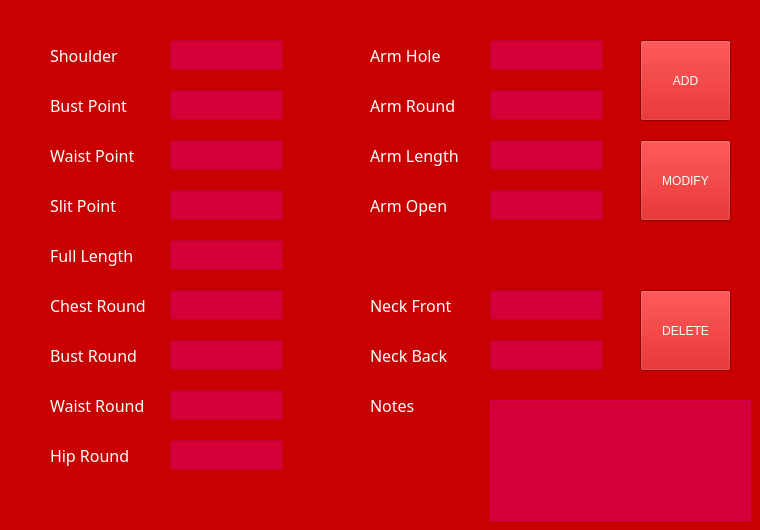
    <widget class="QWidget" name="tab_2">
     <property name="styleSheet">
      <string notr="true">background-color: rgb(200, 0, 0);</string>
     </property>
     <attribute name="title">
      <string>Top (Kurthi/ Gown)</string>
     </attribute>
     <widget class="QLineEdit" name="lineEdit13">
      <property name="geometry">
       <rect>
        <x>490</x>
        <y>190</y>
        <width>113</width>
        <height>30</height>
       </rect>
      </property>
      <property name="font">
       <font>
        <family>Bold Arial</family>
        <pointsize>12</pointsize>
        <weight>9</weight>
        <italic>false</italic>
        <bold>false</bold>
       </font>
      </property>
      <property name="styleSheet">
       <string notr="true">background-color: rgba(255, 0, 255, 55);

font: 75 12pt &quot;Bold&quot; &quot;Arial&quot; ;color:rgb(255, 255, 255)</string>
      </property>
      <property name="text">
       <string/>
      </property>
     </widget>
     <widget class="QLabel" name="label_12">
      <property name="geometry">
       <rect>
        <x>370</x>
        <y>190</y>
        <width>121</width>
        <height>30</height>
       </rect>
      </property>
      <property name="font">
       <font>
        <family>Bold Arial</family>
        <pointsize>12</pointsize>
        <weight>9</weight>
        <italic>false</italic>
        <bold>false</bold>
       </font>
      </property>
      <property name="styleSheet">
       <string notr="true">background-color: rgba(0, 0, 0, 0);

font: 75 12pt &quot;Bold&quot; &quot;Arial&quot;;color:rgb(255, 255, 255)</string>
      </property>
      <property name="text">
       <string>Arm Open</string>
      </property>
     </widget>
     <widget class="QLineEdit" name="lineEdit6">
      <property name="geometry">
       <rect>
        <x>170</x>
        <y>290</y>
        <width>113</width>
        <height>30</height>
       </rect>
      </property>
      <property name="font">
       <font>
        <family>Bold Arial</family>
        <pointsize>12</pointsize>
        <weight>9</weight>
        <italic>false</italic>
        <bold>false</bold>
       </font>
      </property>
      <property name="styleSheet">
       <string notr="true">background-color: rgba(255, 0, 255, 55);

font: 75 12pt &quot;Bold&quot; &quot;Arial&quot; ;color:rgb(255, 255, 255)</string>
      </property>
      <property name="text">
       <string/>
      </property>
     </widget>
     <widget class="QLineEdit" name="lineEdit5">
      <property name="geometry">
       <rect>
        <x>170</x>
        <y>240</y>
        <width>113</width>
        <height>30</height>
       </rect>
      </property>
      <property name="font">
       <font>
        <family>Bold Arial</family>
        <pointsize>12</pointsize>
        <weight>9</weight>
        <italic>false</italic>
        <bold>false</bold>
       </font>
      </property>
      <property name="styleSheet">
       <string notr="true">background-color: rgba(255, 0, 255, 55);

font: 75 12pt &quot;Bold&quot; &quot;Arial&quot; ;color:rgb(255, 255, 255)</string>
      </property>
      <property name="text">
       <string/>
      </property>
     </widget>
     <widget class="QLineEdit" name="lineEdit1">
      <property name="geometry">
       <rect>
        <x>170</x>
        <y>40</y>
        <width>113</width>
        <height>30</height>
       </rect>
      </property>
      <property name="font">
       <font>
        <family>Bold Arial</family>
        <pointsize>12</pointsize>
        <weight>9</weight>
        <italic>false</italic>
        <bold>false</bold>
       </font>
      </property>
      <property name="styleSheet">
       <string notr="true">background-color: rgba(255, 0, 255, 55);

font: 75 12pt &quot;Bold&quot; &quot;Arial&quot; ;color:rgb(255, 255, 255)</string>
      </property>
      <property name="text">
       <string/>
      </property>
     </widget>
     <widget class="QLineEdit" name="lineEdit15">
      <property name="geometry">
       <rect>
        <x>490</x>
        <y>340</y>
        <width>113</width>
        <height>30</height>
       </rect>
      </property>
      <property name="font">
       <font>
        <family>Bold Arial</family>
        <pointsize>12</pointsize>
        <weight>9</weight>
        <italic>false</italic>
        <bold>false</bold>
       </font>
      </property>
      <property name="styleSheet">
       <string notr="true">background-color: rgba(255, 0, 255, 55);

font: 75 12pt &quot;Bold&quot; &quot;Arial&quot; ;color:rgb(255, 255, 255)</string>
      </property>
      <property name="text">
       <string/>
      </property>
     </widget>
     <widget class="QLabel" name="label_9">
      <property name="geometry">
       <rect>
        <x>50</x>
        <y>440</y>
        <width>121</width>
        <height>30</height>
       </rect>
      </property>
      <property name="font">
       <font>
        <family>Bold Arial</family>
        <pointsize>12</pointsize>
        <weight>9</weight>
        <italic>false</italic>
        <bold>false</bold>
       </font>
      </property>
      <property name="styleSheet">
       <string notr="true">background-color: rgba(0, 0, 0, 0);

font: 75 12pt &quot;Bold&quot; &quot;Arial&quot;;color:rgb(255, 255, 255)</string>
      </property>
      <property name="text">
       <string>Hip Round</string>
      </property>
     </widget>
     <widget class="QLabel" name="label_7">
      <property name="geometry">
       <rect>
        <x>50</x>
        <y>390</y>
        <width>121</width>
        <height>30</height>
       </rect>
      </property>
      <property name="font">
       <font>
        <family>Bold Arial</family>
        <pointsize>12</pointsize>
        <weight>9</weight>
        <italic>false</italic>
        <bold>false</bold>
       </font>
      </property>
      <property name="styleSheet">
       <string notr="true">background-color: rgba(0, 0, 0, 0);

font: 75 12pt &quot;Bold&quot; &quot;Arial&quot;;color:rgb(255, 255, 255)</string>
      </property>
      <property name="text">
       <string>Waist Round</string>
      </property>
     </widget>
     <widget class="QLineEdit" name="lineEdit2">
      <property name="geometry">
       <rect>
        <x>170</x>
        <y>90</y>
        <width>113</width>
        <height>30</height>
       </rect>
      </property>
      <property name="font">
       <font>
        <family>Bold Arial</family>
        <pointsize>12</pointsize>
        <weight>9</weight>
        <italic>false</italic>
        <bold>false</bold>
       </font>
      </property>
      <property name="styleSheet">
       <string notr="true">background-color: rgba(255, 0, 255, 55);

font: 75 12pt &quot;Bold&quot; &quot;Arial&quot; ;color:rgb(255, 255, 255)</string>
      </property>
      <property name="text">
       <string/>
      </property>
     </widget>
     <widget class="QLabel" name="label_5">
      <property name="geometry">
       <rect>
        <x>50</x>
        <y>340</y>
        <width>121</width>
        <height>30</height>
       </rect>
      </property>
      <property name="font">
       <font>
        <family>Bold Arial</family>
        <pointsize>12</pointsize>
        <weight>9</weight>
        <italic>false</italic>
        <bold>false</bold>
       </font>
      </property>
      <property name="styleSheet">
       <string notr="true">background-color: rgba(0, 0, 0, 0);

font: 75 12pt &quot;Bold&quot; &quot;Arial&quot;;color:rgb(255, 255, 255)</string>
      </property>
      <property name="text">
       <string>Bust Round</string>
      </property>
     </widget>
     <widget class="QLineEdit" name="lineEdit10">
      <property name="geometry">
       <rect>
        <x>490</x>
        <y>40</y>
        <width>113</width>
        <height>30</height>
       </rect>
      </property>
      <property name="font">
       <font>
        <family>Bold Arial</family>
        <pointsize>12</pointsize>
        <weight>9</weight>
        <italic>false</italic>
        <bold>false</bold>
       </font>
      </property>
      <property name="styleSheet">
       <string notr="true">background-color: rgba(255, 0, 255, 55);

font: 75 12pt &quot;Bold&quot; &quot;Arial&quot; ;color:rgb(255, 255, 255)</string>
      </property>
      <property name="text">
       <string/>
      </property>
     </widget>
     <widget class="QTextEdit" name="textEdit">
      <property name="geometry">
       <rect>
        <x>490</x>
        <y>400</y>
        <width>261</width>
        <height>121</height>
       </rect>
      </property>
      <property name="styleSheet">
       <string notr="true">background-color: rgba(255, 0, 255, 55);

font: 75 12pt &quot;Bold&quot; &quot;Arial&quot; ;color:rgb(255, 255, 255)</string>
      </property>
     </widget>
     <widget class="QLineEdit" name="lineEdit14">
      <property name="geometry">
       <rect>
        <x>490</x>
        <y>290</y>
        <width>113</width>
        <height>30</height>
       </rect>
      </property>
      <property name="font">
       <font>
        <family>Bold Arial</family>
        <pointsize>12</pointsize>
        <weight>9</weight>
        <italic>false</italic>
        <bold>false</bold>
       </font>
      </property>
      <property name="styleSheet">
       <string notr="true">background-color: rgba(255, 0, 255, 55);

font: 75 12pt &quot;Bold&quot; &quot;Arial&quot; ;color:rgb(255, 255, 255)</string>
      </property>
      <property name="text">
       <string/>
      </property>
     </widget>
     <widget class="QLabel" name="label_2">
      <property name="geometry">
       <rect>
        <x>50</x>
        <y>40</y>
        <width>121</width>
        <height>30</height>
       </rect>
      </property>
      <property name="font">
       <font>
        <family>Bold Arial</family>
        <pointsize>12</pointsize>
        <weight>9</weight>
        <italic>false</italic>
        <bold>false</bold>
       </font>
      </property>
      <property name="styleSheet">
       <string notr="true">background-color: rgba(0, 0, 0, 0);

font: 75 12pt &quot;Bold&quot; &quot;Arial&quot;;color:rgb(255, 255, 255)</string>
      </property>
      <property name="text">
       <string>Shoulder</string>
      </property>
     </widget>
     <widget class="QLabel" name="label_3">
      <property name="geometry">
       <rect>
        <x>50</x>
        <y>190</y>
        <width>121</width>
        <height>30</height>
       </rect>
      </property>
      <property name="font">
       <font>
        <family>Bold Arial</family>
        <pointsize>12</pointsize>
        <weight>9</weight>
        <italic>false</italic>
        <bold>false</bold>
       </font>
      </property>
      <property name="styleSheet">
       <string notr="true">background-color: rgba(0, 0, 0, 0);

font: 75 12pt &quot;Bold&quot; &quot;Arial&quot;;color:rgb(255, 255, 255)</string>
      </property>
      <property name="text">
       <string>Slit Point</string>
      </property>
     </widget>
     <widget class="QLineEdit" name="lineEdit3">
      <property name="geometry">
       <rect>
        <x>170</x>
        <y>140</y>
        <width>113</width>
        <height>30</height>
       </rect>
      </property>
      <property name="font">
       <font>
        <family>Bold Arial</family>
        <pointsize>12</pointsize>
        <weight>9</weight>
        <italic>false</italic>
        <bold>false</bold>
       </font>
      </property>
      <property name="styleSheet">
       <string notr="true">background-color: rgba(255, 0, 255, 55);

font: 75 12pt &quot;Bold&quot; &quot;Arial&quot; ;color:rgb(255, 255, 255)</string>
      </property>
      <property name="text">
       <string/>
      </property>
     </widget>
     <widget class="QLabel" name="label_4">
      <property name="geometry">
       <rect>
        <x>50</x>
        <y>140</y>
        <width>121</width>
        <height>30</height>
       </rect>
      </property>
      <property name="font">
       <font>
        <family>Bold Arial</family>
        <pointsize>12</pointsize>
        <weight>9</weight>
        <italic>false</italic>
        <bold>false</bold>
       </font>
      </property>
      <property name="styleSheet">
       <string notr="true">background-color: rgba(0, 0, 0, 0);

font: 75 12pt &quot;Bold&quot; &quot;Arial&quot;;color:rgb(255, 255, 255)</string>
      </property>
      <property name="text">
       <string>Waist Point</string>
      </property>
     </widget>
     <widget class="QLineEdit" name="lineEdit7">
      <property name="geometry">
       <rect>
        <x>170</x>
        <y>340</y>
        <width>113</width>
        <height>30</height>
       </rect>
      </property>
      <property name="font">
       <font>
        <family>Bold Arial</family>
        <pointsize>12</pointsize>
        <weight>9</weight>
        <italic>false</italic>
        <bold>false</bold>
       </font>
      </property>
      <property name="styleSheet">
       <string notr="true">background-color: rgba(255, 0, 255, 55);

font: 75 12pt &quot;Bold&quot; &quot;Arial&quot; ;color:rgb(255, 255, 255)</string>
      </property>
      <property name="text">
       <string/>
      </property>
     </widget>
     <widget class="QLineEdit" name="lineEdit4">
      <property name="geometry">
       <rect>
        <x>170</x>
        <y>190</y>
        <width>113</width>
        <height>30</height>
       </rect>
      </property>
      <property name="font">
       <font>
        <family>Bold Arial</family>
        <pointsize>12</pointsize>
        <weight>9</weight>
        <italic>false</italic>
        <bold>false</bold>
       </font>
      </property>
      <property name="styleSheet">
       <string notr="true">background-color: rgba(255, 0, 255, 55);

font: 75 12pt &quot;Bold&quot; &quot;Arial&quot; ;color:rgb(255, 255, 255)</string>
      </property>
      <property name="text">
       <string/>
      </property>
     </widget>
     <widget class="QLabel" name="label_8">
      <property name="geometry">
       <rect>
        <x>50</x>
        <y>240</y>
        <width>121</width>
        <height>30</height>
       </rect>
      </property>
      <property name="font">
       <font>
        <family>Bold Arial</family>
        <pointsize>12</pointsize>
        <weight>9</weight>
        <italic>false</italic>
        <bold>false</bold>
       </font>
      </property>
      <property name="styleSheet">
       <string notr="true">background-color: rgba(0, 0, 0, 0);

font: 75 12pt &quot;Bold&quot; &quot;Arial&quot;;color:rgb(255, 255, 255)</string>
      </property>
      <property name="text">
       <string>Full Length</string>
      </property>
     </widget>
     <widget class="QLineEdit" name="lineEdit9">
      <property name="geometry">
       <rect>
        <x>170</x>
        <y>440</y>
        <width>113</width>
        <height>30</height>
       </rect>
      </property>
      <property name="font">
       <font>
        <family>Bold Arial</family>
        <pointsize>12</pointsize>
        <weight>9</weight>
        <italic>false</italic>
        <bold>false</bold>
       </font>
      </property>
      <property name="styleSheet">
       <string notr="true">background-color: rgba(255, 0, 255, 55);

font: 75 12pt &quot;Bold&quot; &quot;Arial&quot; ;color:rgb(255, 255, 255)</string>
      </property>
      <property name="text">
       <string/>
      </property>
     </widget>
     <widget class="QLabel" name="label_6">
      <property name="geometry">
       <rect>
        <x>50</x>
        <y>290</y>
        <width>121</width>
        <height>30</height>
       </rect>
      </property>
      <property name="font">
       <font>
        <family>Bold Arial</family>
        <pointsize>12</pointsize>
        <weight>9</weight>
        <italic>false</italic>
        <bold>false</bold>
       </font>
      </property>
      <property name="styleSheet">
       <string notr="true">background-color: rgba(0, 0, 0, 0);

font: 75 12pt &quot;Bold&quot; &quot;Arial&quot;;color:rgb(255, 255, 255)</string>
      </property>
      <property name="text">
       <string>Chest Round</string>
      </property>
     </widget>
     <widget class="QLineEdit" name="lineEdit8">
      <property name="geometry">
       <rect>
        <x>170</x>
        <y>390</y>
        <width>113</width>
        <height>30</height>
       </rect>
      </property>
      <property name="font">
       <font>
        <family>Bold Arial</family>
        <pointsize>12</pointsize>
        <weight>9</weight>
        <italic>false</italic>
        <bold>false</bold>
       </font>
      </property>
      <property name="styleSheet">
       <string notr="true">background-color: rgba(255, 0, 255, 55);

font: 75 12pt &quot;Bold&quot; &quot;Arial&quot; ;color:rgb(255, 255, 255)</string>
      </property>
      <property name="text">
       <string/>
      </property>
     </widget>
     <widget class="QLabel" name="label_10">
      <property name="geometry">
       <rect>
        <x>50</x>
        <y>90</y>
        <width>121</width>
        <height>30</height>
       </rect>
      </property>
      <property name="font">
       <font>
        <family>Bold Arial</family>
        <pointsize>12</pointsize>
        <weight>9</weight>
        <italic>false</italic>
        <bold>false</bold>
       </font>
      </property>
      <property name="styleSheet">
       <string notr="true">background-color: rgba(0, 0, 0, 0);

font: 75 12pt &quot;Bold&quot; &quot;Arial&quot;;color:rgb(255, 255, 255)</string>
      </property>
      <property name="text">
       <string>Bust Point</string>
      </property>
     </widget>
     <widget class="QLabel" name="label_11">
      <property name="geometry">
       <rect>
        <x>370</x>
        <y>140</y>
        <width>121</width>
        <height>30</height>
       </rect>
      </property>
      <property name="font">
       <font>
        <family>Bold Arial</family>
        <pointsize>12</pointsize>
        <weight>9</weight>
        <italic>false</italic>
        <bold>false</bold>
       </font>
      </property>
      <property name="styleSheet">
       <string notr="true">background-color: rgba(0, 0, 0, 0);

font: 75 12pt &quot;Bold&quot; &quot;Arial&quot;;color:rgb(255, 255, 255)</string>
      </property>
      <property name="text">
       <string>Arm Length</string>
      </property>
     </widget>
     <widget class="QLineEdit" name="lineEdit11">
      <property name="geometry">
       <rect>
        <x>490</x>
        <y>90</y>
        <width>113</width>
        <height>30</height>
       </rect>
      </property>
      <property name="font">
       <font>
        <family>Bold Arial</family>
        <pointsize>12</pointsize>
        <weight>9</weight>
        <italic>false</italic>
        <bold>false</bold>
       </font>
      </property>
      <property name="styleSheet">
       <string notr="true">background-color: rgba(255, 0, 255, 55);

font: 75 12pt &quot;Bold&quot; &quot;Arial&quot; ;color:rgb(255, 255, 255)</string>
      </property>
      <property name="text">
       <string/>
      </property>
     </widget>
     <widget class="QLabel" name="label_14">
      <property name="geometry">
       <rect>
        <x>370</x>
        <y>290</y>
        <width>121</width>
        <height>30</height>
       </rect>
      </property>
      <property name="font">
       <font>
        <family>Bold Arial</family>
        <pointsize>12</pointsize>
        <weight>9</weight>
        <italic>false</italic>
        <bold>false</bold>
       </font>
      </property>
      <property name="styleSheet">
       <string notr="true">background-color: rgba(0, 0, 0, 0);

font: 75 12pt &quot;Bold&quot; &quot;Arial&quot;;color:rgb(255, 255, 255)</string>
      </property>
      <property name="text">
       <string>Neck Front</string>
      </property>
     </widget>
     <widget class="QLabel" name="label_15">
      <property name="geometry">
       <rect>
        <x>370</x>
        <y>340</y>
        <width>121</width>
        <height>30</height>
       </rect>
      </property>
      <property name="font">
       <font>
        <family>Bold Arial</family>
        <pointsize>12</pointsize>
        <weight>9</weight>
        <italic>false</italic>
        <bold>false</bold>
       </font>
      </property>
      <property name="styleSheet">
       <string notr="true">background-color: rgba(0, 0, 0, 0);

font: 75 12pt &quot;Bold&quot; &quot;Arial&quot;;color:rgb(255, 255, 255)</string>
      </property>
      <property name="text">
       <string>Neck Back</string>
      </property>
     </widget>
     <widget class="QLineEdit" name="lineEdit12">
      <property name="geometry">
       <rect>
        <x>490</x>
        <y>140</y>
        <width>113</width>
        <height>30</height>
       </rect>
      </property>
      <property name="font">
       <font>
        <family>Bold Arial</family>
        <pointsize>12</pointsize>
        <weight>9</weight>
        <italic>false</italic>
        <bold>false</bold>
       </font>
      </property>
      <property name="styleSheet">
       <string notr="true">background-color: rgba(255, 0, 255, 55);

font: 75 12pt &quot;Bold&quot; &quot;Arial&quot; ;color:rgb(255, 255, 255)</string>
      </property>
      <property name="text">
       <string/>
      </property>
     </widget>
     <widget class="QLabel" name="label_17">
      <property name="geometry">
       <rect>
        <x>370</x>
        <y>390</y>
        <width>121</width>
        <height>30</height>
       </rect>
      </property>
      <property name="font">
       <font>
        <family>Bold Arial</family>
        <pointsize>12</pointsize>
        <weight>9</weight>
        <italic>false</italic>
        <bold>false</bold>
       </font>
      </property>
      <property name="styleSheet">
       <string notr="true">background-color: rgba(0, 0, 0, 0);

font: 75 12pt &quot;Bold&quot; &quot;Arial&quot;;color:rgb(255, 255, 255)</string>
      </property>
      <property name="text">
       <string>Notes</string>
      </property>
     </widget>
     <widget class="QLabel" name="label_13">
      <property name="geometry">
       <rect>
        <x>370</x>
        <y>40</y>
        <width>121</width>
        <height>30</height>
       </rect>
      </property>
      <property name="font">
       <font>
        <family>Bold Arial</family>
        <pointsize>12</pointsize>
        <weight>9</weight>
        <italic>false</italic>
        <bold>false</bold>
       </font>
      </property>
      <property name="styleSheet">
       <string notr="true">background-color: rgba(0, 0, 0, 0);

font: 75 12pt &quot;Bold&quot; &quot;Arial&quot;;color:rgb(255, 255, 255)</string>
      </property>
      <property name="text">
       <string>Arm Hole</string>
      </property>
     </widget>
     <widget class="QLabel" name="label_16">
      <property name="geometry">
       <rect>
        <x>370</x>
        <y>90</y>
        <width>121</width>
        <height>30</height>
       </rect>
      </property>
      <property name="font">
       <font>
        <family>Bold Arial</family>
        <pointsize>12</pointsize>
        <weight>9</weight>
        <italic>false</italic>
        <bold>false</bold>
       </font>
      </property>
      <property name="styleSheet">
       <string notr="true">background-color: rgba(0, 0, 0, 0);

font: 75 12pt &quot;Bold&quot; &quot;Arial&quot;;color:rgb(255, 255, 255)</string>
      </property>
      <property name="text">
       <string>Arm Round</string>
      </property>
     </widget>
     <widget class="QPushButton" name="pushButton">
      <property name="geometry">
       <rect>
        <x>640</x>
        <y>40</y>
        <width>91</width>
        <height>81</height>
       </rect>
      </property>
      <property name="styleSheet">
       <string notr="true">color: rgb(255, 255, 255);
font: 14pt &quot;Arial&quot;;</string>
      </property>
      <property name="text">
       <string>ADD</string>
      </property>
     </widget>
     <widget class="QPushButton" name="pushButton_2">
      <property name="geometry">
       <rect>
        <x>640</x>
        <y>140</y>
        <width>91</width>
        <height>81</height>
       </rect>
      </property>
      <property name="styleSheet">
       <string notr="true">color: rgb(255, 255, 255);
font: 14pt &quot;Arial&quot;;</string>
      </property>
      <property name="text">
       <string>MODIFY</string>
      </property>
     </widget>
     <widget class="QPushButton" name="pushButton_3">
      <property name="geometry">
       <rect>
        <x>640</x>
        <y>290</y>
        <width>91</width>
        <height>81</height>
       </rect>
      </property>
      <property name="styleSheet">
       <string notr="true">color: rgb(255, 255, 255);
font: 14pt &quot;Arial&quot;;</string>
      </property>
      <property name="text">
       <string>DELETE</string>
      </property>
     </widget>
    </widget>
